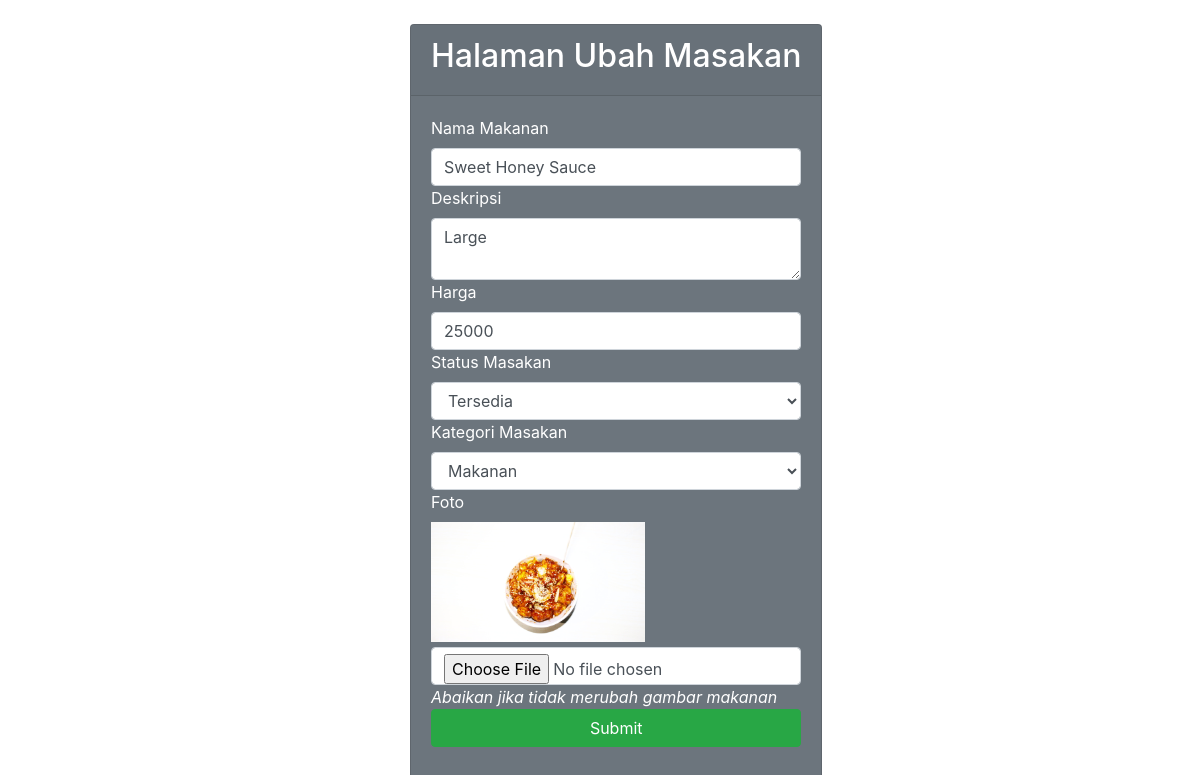
Screenshot of /ubah_makanan.php?id_masakan=1 with the database file from the repository.
### tables this page shows
CREATE TABLE IF NOT EXISTS `masakan` (
  `id_masakan` int(11) NOT NULL,
  `nama_masakan` varchar(25) NOT NULL,
  `deskripsi` text NOT NULL,
  `harga` int(11) NOT NULL,
  `status_masakan` int(11) NOT NULL,
  `foto` varchar(50) NOT NULL,
  `kategori_masakan` varchar(11) NOT NULL
);

### ubah_makanan.php (the view, shortened to what this page needs)
<!DOCTYPE html>
<html>
<head>
	<link rel="stylesheet" type="text/css" href="asset/css/bootstrap.min.css">
	<link rel="stylesheet" type="text/css" href="asset/css/fontawesome.min.css">
</head>
<body>
	<br>
	<div class="container">
		<div class="row">
			<div class="col-sm-4">
			</div>
			<div class="card text-white bg-secondary mb-4" style="max-width: 40rem;">
				<div class="card-header">
					<h2 class="page-header text-center">Halaman Ubah Masakan</h2>
				</div>
				<div class="card-body">
					<?php
					include "koneksi.php";
					$id_masakan = $_GET['id_masakan'];
					$query = "SELECT * FROM masakan WHERE id_masakan = '$id_masakan'";
					$result = mysqli_query($koneksi, $query);
					$data = mysqli_fetch_assoc($result);
					?>
					<form action="proses/proses_ubah_makanan.php" method="post" enctype="multipart/form-data">
						<div class="form-group">
							<label>Nama Makanan</label><br>
							<input type="text" name="nama" class="form-control" placeholder="Nama Makanan" required value="<?= $data['nama_masakan'];  ?>">
							<label>Deskripsi</label><br>
							<textarea class="form-control" name="deskripsi" placeholder="Deskripsi"><?= $data['deskripsi'];  ?></textarea>
							<label>Harga</label><br>
							<input type="number" name="harga" class="form-control" placeholder="Harga" required value="<?= $data['harga'];  ?>">
							<label>Status Masakan</label><br>
							<select name="status_masakan" class="form-control">
								<option value="1"<?php if($data['status_masakan'] == '1'){echo "selected";} ?>>Tersedia</option>
							</select>
							<label>Kategori Masakan</label><br>
							<select name="kategori_masakan" class="form-control">
								<option value="Makanan"<?php if($data['kategori_masakan'] == 'Makanan'){echo "selected";} ?>>Makanan</option>
							</select>
							<label>Foto</label><br>
							<img src="asset/gambar/<?php echo $data['kategori_masakan'] ?>/<?= $data['foto'];  ?>" style="height: 120px;float:left;margin-bottom: 5px;">
							<input type="file" name="foto" class="form-control">
							<i>Abaikan jika tidak merubah gambar makanan</i>
							<br>
							<button class="btn btn-success col-sm-12" type="submit">Submit</button>
						</div>
					</form>
				</div>
			</div>
		</div>
	</div>
</body>
</html>

### rows the page displays
masakan: nama "Sweet Honey Sauce", deskripsi "Large", harga "25000", status_masakan "Tersedia", kategori_masakan "Makanan", kategori_masakan+foto (picture)
